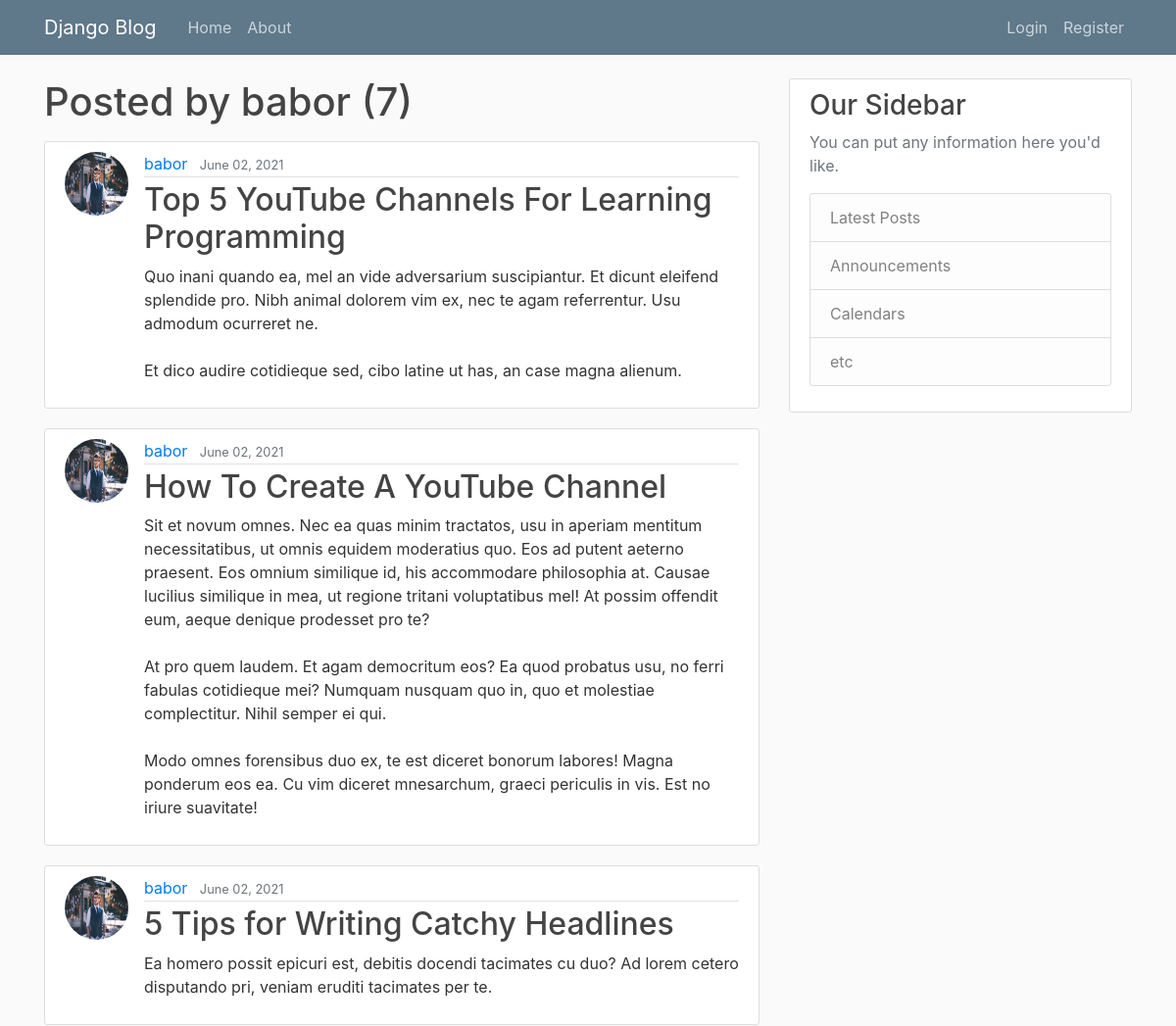
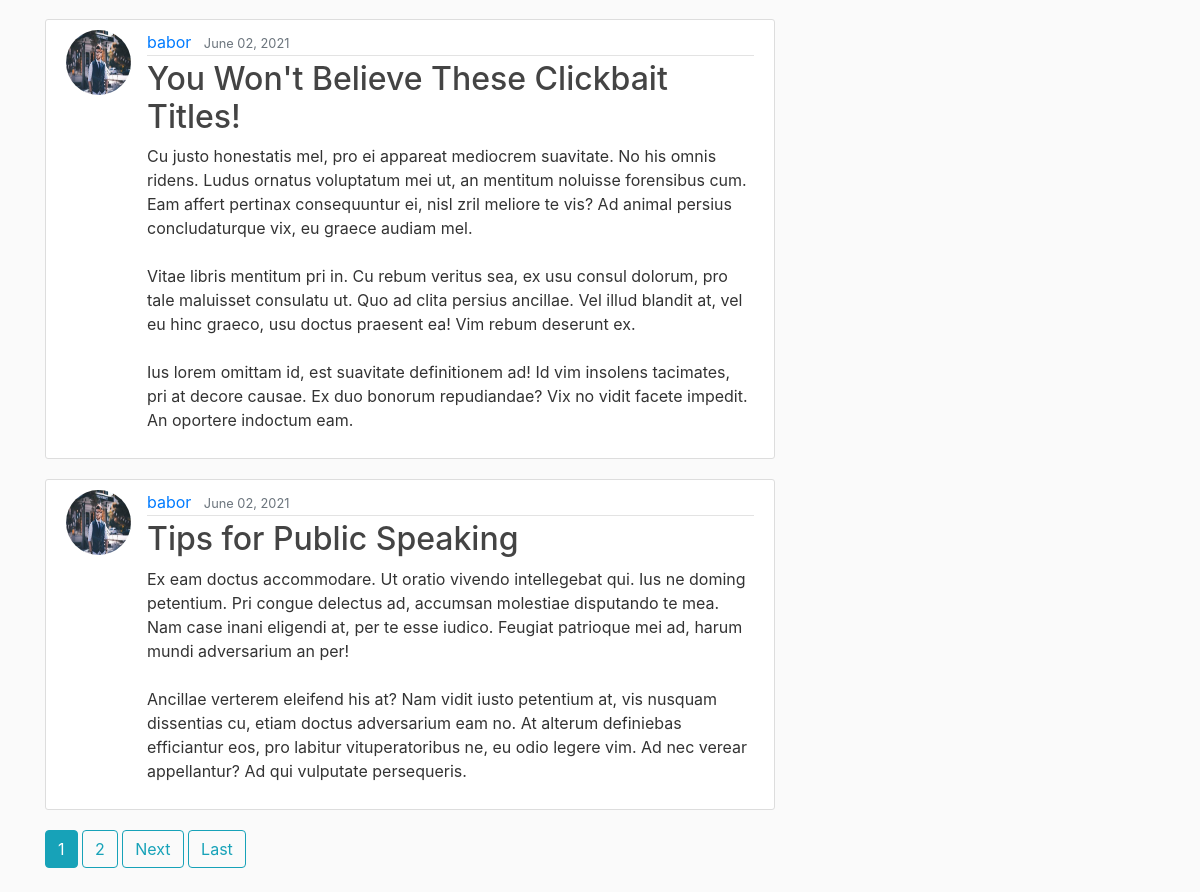
The app's page /user/babor/ with its own data (2 pictures, top to bottom).
### blog/models.py (models this page shows, shortened)
class Post(models.Model):
    title = models.CharField(max_length=100)
    content = models.TextField()
    date_posted = models.DateTimeField(default=timezone.now)
    author = models.ForeignKey(User, on_delete = models.CASCADE, db_constraint=False, null = True, blank = True)

### users/models.py (models this page shows, shortened)
class Profile(models.Model):
    user = models.OneToOneField(User, null=True, on_delete=models.CASCADE)
    image = models.ImageField(default='default.jpg' ,null=True, upload_to='profile_pics')

### blog/views.py (the view)
# urls.py: path('user/<str:username>/', UserPostListView.as_view(), name="user-posts"),
class UserPostListView(ListView):
    model = Post
    template_name = 'blog/user_posts.html' # <app>/<model>_<viewtype>.html
    context_object_name = 'posts'
    paginate_by = 5
    def get_queryset(self):
        user = get_object_or_404(User, username=self.kwargs.get('username'))
        return Post.objects.filter(author=user).order_by('-date_posted')

### blog/templates/blog/user_posts.html (shortened to what this page needs)
{%  extends "blog/base.html" %}
{% block content%}
    <h1 class="mb-3">Posted by {{ view.kwargs.username }} ({{ page_obj.paginator.count }})</h1>
    {% for post in posts %}
        <article class="media content-section">
            <img class="rounded-circle article-img" src="{{ post.author.profile.image.url }}" alt="">
            <div class="media-body">
            <div class="article-metadata">
                <a class="mr-2" href="{% url 'user-posts' post.author.username %}">{{ post.author }}</a>
                <small class="text-muted">{{ post.date_posted|date:"F d, Y" }}</small>
            </div>
            <h2><a class="article-title" href="{% url 'post-detail' post.id %}">{{ post.title }}</a></h2>
            <p class="article-content">{{ post.content }}</p>
            </div>
        </article>
    {% endfor %}
    {% if is_paginated %}
        {% for num in page_obj.paginator.page_range %}
            {% if page_obj.number == num %}
                <a class="btn btn-info mb-4" href="?page={{ num }}">{{ num }}</a>
            {% elif num > page_obj.number|add:'-3' and  num < page_obj.number|add:'3' %}
                <a class="btn btn-outline-info mb-4" href="?page={{ num }}">{{ num }}</a>
            {% endif %}
        {% endfor %}
        {% if page_obj.has_next %}
            <a class="btn btn-outline-info mb-4" href="?page={{ page_obj.next_page_number}}">Next</a>
            <a class="btn btn-outline-info mb-4" href="?page={{ page_obj.paginator.num_pages }}">Last</a>
        {% endif %}
    {% endif %}
{% endblock content %}

### blog/static/blog/main.css (style rules this page uses)
body { background: #fafafa; color: #333333; margin-top: 5rem; }
h1, h2, h3, h4, h5, h6 { color: #444444; }
.content-section { background: #ffffff; padding: 10px 20px; border: 1px solid #dddddd; border-radius: 3px; margin-bottom: 20px; }
.article-title { color: #444444; }
.article-content { white-space: pre-line; }
.article-img { height: 65px; width: 65px; margin-right: 16px; }
.article-metadata { padding-bottom: 1px; margin-bottom: 4px; border-bottom: 1px solid #e3e3e3 }

### records on screen
Post: author.profile.image (placeholder picture), author "babor", date_posted "June 02, 2021", title "Top 5 YouTube Channels For Learning Programming", content "Quo inani quando ea, mel an vide adversarium suscipiantur. Et dicunt eleifend splendide pro. Nibh animal dolorem vim ex, nec te agam referrentur. Usu admodum ocurreret ne. Et dico audire cotidieque sed, cibo latine ut has, an case magna alienum."
Post: author.profile.image (placeholder picture), author "babor", date_posted "June 02, 2021", title "How To Create A YouTube Channel", content "Sit et novum omnes. Nec ea quas minim tractatos, usu in aperiam mentitum necessitatibus, ut omnis equidem moderatius quo. Eos ad putent aeterno praesent. Eos omnium similique id, his accommodare philosophia at. Causae lucilius similique in mea, ut regione tritani voluptatibus mel! At possim offendit eum, aeque denique prodesset pro te? At pro quem laudem. Et agam democritum eos? Ea quod probatus usu, no ferri fabulas cotidieque mei? Numquam nusquam quo in, quo et molestiae complectitur. Nihil semper ei qui. Modo omnes forensibus duo ex, te est diceret bonorum labores! Magna ponderum eos ea. Cu vim diceret mnesarchum, graeci periculis in vis. Est no iriure suavitate!"
Post: author.profile.image (placeholder picture), author "babor", date_posted "June 02, 2021", title "5 Tips for Writing Catchy Headlines", content "Ea homero possit epicuri est, debitis docendi tacimates cu duo? Ad lorem cetero disputando pri, veniam eruditi tacimates per te."
Post: author.profile.image (placeholder picture), author "babor", date_posted "June 02, 2021", title "You Won't Believe These Clickbait Titles!", content "Cu justo honestatis mel, pro ei appareat mediocrem suavitate. No his omnis ridens. Ludus ornatus voluptatum mei ut, an mentitum noluisse forensibus cum. Eam affert pertinax consequuntur ei, nisl zril meliore te vis? Ad animal persius concludaturque vix, eu graece audiam mel. Vitae libris mentitum pri in. Cu rebum veritus sea, ex usu consul dolorum, pro tale maluisset consulatu ut. Quo ad clita persius ancillae. Vel illud blandit at, vel eu hinc graeco, usu doctus praesent ea! Vim rebum deserunt ex. Ius lorem omittam id, est suavitate definitionem ad! Id vim insolens tacimates, pri at decore causae. Ex duo bonorum repudiandae? Vix no vidit facete impedit. An oportere indoctum eam."
Post: author.profile.image (placeholder picture), author "babor", date_posted "June 02, 2021", title "Tips for Public Speaking", content "Ex eam doctus accommodare. Ut oratio vivendo intellegebat qui. Ius ne doming petentium. Pri congue delectus ad, accumsan molestiae disputando te mea. Nam case inani eligendi at, per te esse iudico. Feugiat patrioque mei ad, harum mundi adversarium an per! Ancillae verterem eleifend his at? Nam vidit iusto petentium at, vis nusquam dissentias cu, etiam doctus adversarium eam no. At alterum definiebas efficiantur eos, pro labitur vituperatoribus ne, eu odio legere vim. Ad nec verear appellantur? Ad qui vulputate persequeris."

### other values on screen
{{ view.kwargs.username }} "babor"
{{ page_obj.paginator.count }} "7"
{{ num }} "1"
{{ num }} "2"
